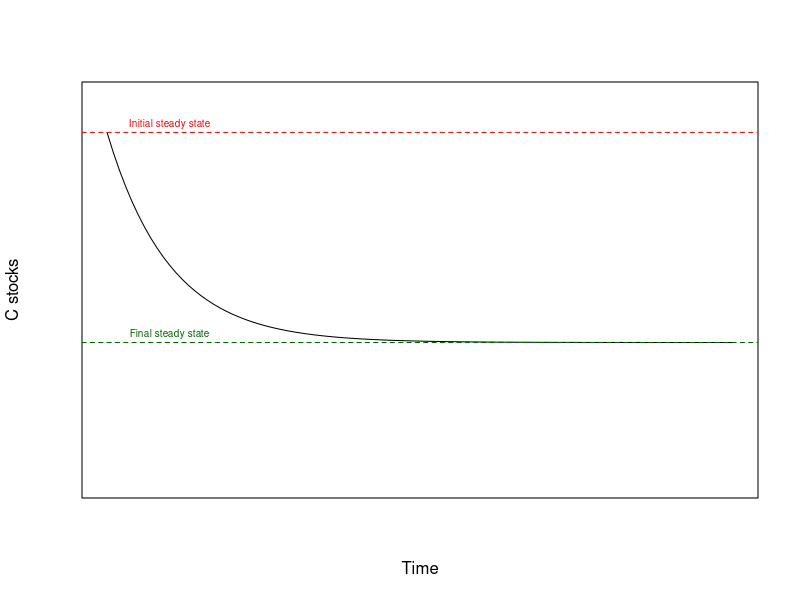

Here is the R script that generated this plot:
## ---- chunk 1
knitr::opts_chunk$set(echo = FALSE)
## ---- chunk 2
X_0=50
k=0.1
tim=seq(1:100)
L=2
X=c(X_0,(L/k)*(1-exp(-k*tim))+X_0*exp(-k*tim))

plot(c(0,tim), X, type="l", ylim=c(0,55), ylab="C stocks", xlab="Time", yaxt="n", xaxt="n")
abline(h=X_0, lty=2, col="red")
text(10,X_0+1.2, "Initial steady state", col="red", cex=0.6)
abline(h=L/k, lty=2, col="darkgreen")
text(10,L/k+1.2, "Final steady state", col="darkgreen", cex=0.6)

## ---- chunk 3

df <- data.frame (first_column  = c("$I+\\xi \\cdot A \\cdot C_{(t)}$", "$I+\\xi \\cdot A (C_{(t)}) \\cdot C_{(t)}$"),
                  second_column = c("$I+\\xi_{(t)} \\cdot A \\cdot C_{(t)}$", "$I+\\xi (t) \\cdot A (C_{(t)}) \\cdot C_{(t)}$")
                  )
colnames(df)<-c("Autonomous", "Non-autonomous")
rownames(df)<-c("Linear", "Non-linear")
  
knitr::kable(df)
